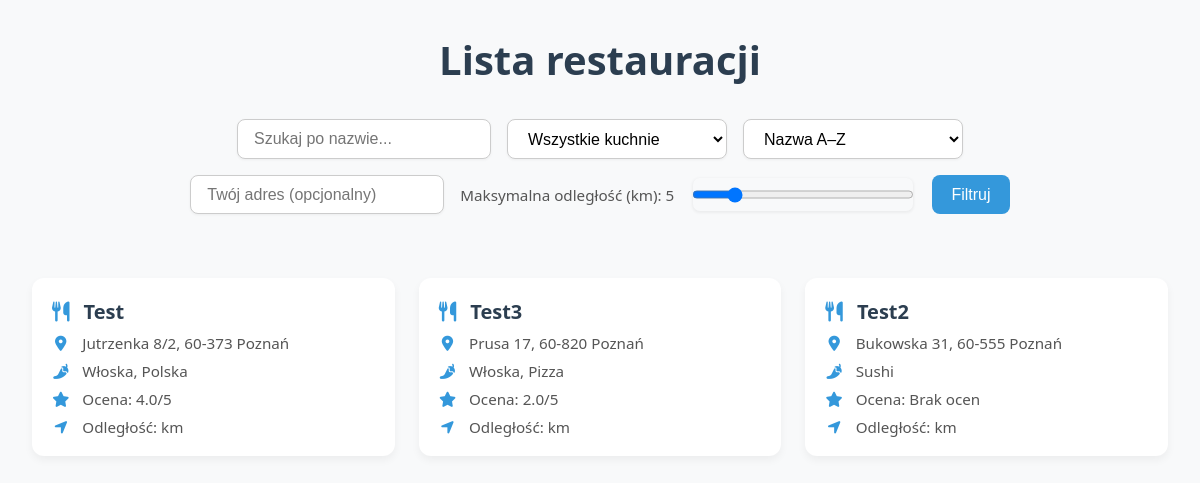
The page / on the database its author committed.
### restaurants/models.py (models this page shows, shortened)
class Restaurant(models.Model):
    name = models.CharField(max_length=100)
    address = models.CharField(max_length=255)
    cuisine_types = models.ManyToManyField(CuisineType, related_name='restaurants')
    latitude = models.DecimalField(
        max_digits=9, decimal_places=6, null=True, blank=True
    )
    longitude = models.DecimalField(
        max_digits=9, decimal_places=6, null=True, blank=True
    )
    @property
    def cuisine_list(self):
        return ", ".join(self.cuisine_types.values_list('name', flat=True))

### restaurants/views.py (the view, shortened to what this page needs)
# urls.py: path('', restaurant_list, name='restaurant_list'),
def restaurant_list(request):
    search_query = request.GET.get('search', '')
    sort_by = request.GET.get('sort', 'name')
    cuisine_filter = request.GET.get('cuisine', '')
    address_input = request.GET.get('address', '')
    max_distance_km = float(request.GET.get('distance', 10))
    allowed_sort_fields = ['name', '-name', 'average_rating', '-average_rating']
    if sort_by not in allowed_sort_fields:
        sort_by = 'name'
    if address_input:
        user_location = get_coordinates_from_address(address_input)
    else:
        user_ip = get_client_ip(request)
        if user_ip == '127.0.0.1':
            user_ip = '83.8.161.168'
        user_location = get_coordinates_from_ip(user_ip)
    all_cuisines = CuisineType.objects.all()
    restaurants = Restaurant.objects.filter(
        name__icontains=search_query
    ).annotate(
        average_rating=Avg('comments__rating')
    )
    if cuisine_filter:
        restaurants = restaurants.filter(cuisine_types__name__icontains=cuisine_filter)
    return render(request, 'restaurants/restaurant_list.html', {
        'restaurants': restaurants,
        'all_cuisines': all_cuisines,
        'selected_cuisine': cuisine_filter,
    })

### restaurants/views.py (called while the page is built)
def get_coordinates_from_ip(ip):
    try:
        response = requests.get(f"http://ip-api.com/json/{ip}")
        data = response.json()
        if data['status'] == 'success':
            return (data['lat'], data['lon'])
    except:
        return None

def get_client_ip(request):
    x_forwarded_for = request.META.get('HTTP_X_FORWARDED_FOR')
    if x_forwarded_for:
        ip = x_forwarded_for.split(',')[0].strip()
    else:
        ip = request.META.get('REMOTE_ADDR')
    return ip

### restaurants/templates/restaurants/restaurant_list.html (shortened to what this page needs)
{% load static %}
<!DOCTYPE html>
<html lang="pl">
<head>
  <link rel="stylesheet" href="{% static 'restaurants/css/restaurant_list.css' %}">
  <link rel="stylesheet" href="https://cdnjs.cloudflare.com/ajax/libs/font-awesome/6.5.0/css/all.min.css">
</head>
<body>
  <h1>Lista restauracji</h1>
  <form method="get" class="filter-form">
    <input type="text" name="search" placeholder="Szukaj po nazwie..." value="{{ request.GET.search }}">
    <select name="cuisine">
      <option value="">Wszystkie kuchnie</option>
    </select>
    <select name="sort">
      <option value="name" {% if request.GET.sort == 'name' %}selected{% endif %}>Nazwa A–Z</option>
    </select>
    <input type="text" name="address" placeholder="Twój adres (opcjonalny)" value="{{ request.GET.address }}">
    <label for="distance">
      Maksymalna odległość (km): <span id="distance-value">{{ request.GET.distance|default:5 }}</span>
    </label>
    <input type="range" name="distance" id="distance" min="1" max="25"
           value="{{ request.GET.distance|default:5 }}"
           oninput="document.getElementById('distance-value').innerText = this.value">
    <button type="submit">Filtruj</button>
  </form>
  <div class="restaurant-grid">
    {% for restaurant in restaurants %}
      <a href="{% url 'restaurant_detail' restaurant.pk %}" class="card">
        <div class="card-content">
          <span class="restaurant-name">
            <i class="fas fa-utensils"></i> {{ restaurant.name }}
          </span>
          <span class="address">
            <i class="fas fa-map-marker-alt"></i> {{ restaurant.address }}
          </span>
          <span class="cuisine">
            <i class="fas fa-pepper-hot"></i> {{ restaurant.cuisine_list|default:"Brak" }}
          </span>
          <div class="rating">
            <i class="fas fa-star"></i>
            Ocena:
            {% with rating=restaurant.average_rating %}
              {% if rating %}
                {{ rating|floatformat:1 }}/5
              {% else %}
                Brak ocen
              {% endif %}
            {% endwith %}
          </div>
          <div class="distance">
            <i class="fas fa-location-arrow"></i> Odległość: {{ restaurant.distance_km }} km
          </div>
        </div>
      </a>
    {% empty %}
      <div class="no-data">Brak restauracji do wyświetlenia.</div>
    {% endfor %}
  </div>
</body>
</html>

### restaurants/static/restaurants/css/restaurant_list.css (style rules this page uses)
body { margin: 0; padding: 0; font-family: 'Segoe UI', Tahoma, Geneva, Verdana, sans-serif; background-color: #f8f9fa; color: #333; }
h1 { text-align: center; margin-top: 2rem; font-size: 2.5rem; color: #2c3e50; }
.filter-form { max-width: 900px; margin: 2rem auto; display: flex; flex-wrap: wrap; justify-content: center; gap: 1rem; }
.filter-form input[type="text"], .filter-form select, .filter-form input[type="range"] { font-size: 1rem; border: 1px solid #ccc; border-radius: 8px; background-color: white; box-shadow: 0 1px 3px rgba(0, 0, 0, 0.05); min-width: 220px; }
.filter-form input[type="text"], .filter-form select { padding: 0.6rem 1rem; }
.filter-form label { font-size: 0.95rem; color: #555; align-self: center; }
.filter-form #distance { width: 100%; max-width: 200px; }
.filter-form button { padding: 0.6rem 1.2rem; font-size: 1rem; border: none; border-radius: 8px; background-color: #3498db; color: white; cursor: pointer; transition: background-color 0.3s ease; }
.restaurant-grid { display: grid; grid-template-columns: repeat(auto-fill, minmax(280px, 1fr)); gap: 1.5rem; padding: 2rem; max-width: 1200px; margin: auto; }
.card { background-color: white; border-radius: 12px; box-shadow: 0 4px 8px rgba(0, 0, 0, 0.05); text-decoration: none; color: inherit; transition: transform 0.2s ease, box-shadow 0.2s ease; }
.card-content { padding: 1.2rem; display: flex; flex-direction: column; gap: 0.5rem; }
.restaurant-name { font-size: 1.25rem; font-weight: bold; color: #2c3e50; }
.address, .cuisine, .rating, .distance { font-size: 0.95rem; color: #555; }
.card-content i { margin-right: 0.5rem; color: #3498db; width: 1.2rem; text-align: center; }

### rows shown on the page
Restaurant: name "Test", address "Jutrzenka 8/2, 60-373 Poznań", cuisine_list "Włoska, Polska", average_rating "4.0"
Restaurant: name "Test3", address "Prusa 17, 60-820 Poznań", cuisine_list "Włoska, Pizza", average_rating "2.0"
Restaurant: name "Test2", address "Bukowska 31, 60-555 Poznań", cuisine_list "Sushi", shows "Brak ocen"

### other values the page prints
{{ request.GET.distance|default:5 }} "5"
